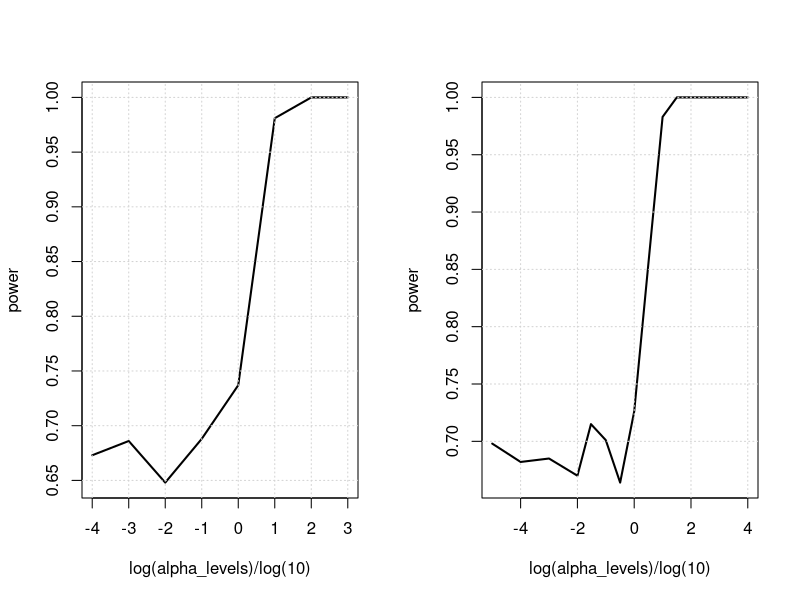

Recreate this plot in R.
par(mfrow = c(1,2))

alpha_levels <- c(1000, 100, 10, 1, 0.1, 0.01, 0.001, 0.0001)
power <- c(1.000, 1.000, 0.981, 0.737, 0.688, 0.648, 0.686, 0.673)
plot(x = log(alpha_levels) / log(10), y = power, type = "l", lwd = 2); grid()

alpha_levels <- c(10000, 1000, 100, 31.62, 10, 3.16, 1, 0.32, 0.1, 0.03, 0.01, 0.001, 0.0001, 0.00001)
power <- c(1.000, 1.000, 1.000, 1.000, 0.983, 0.855, 0.726, 0.664, 0.701, 0.715, 0.670, 0.685, 0.682, 0.698)
plot(x = log(alpha_levels) / log(10), y = power, type = "l", lwd = 2); grid()
